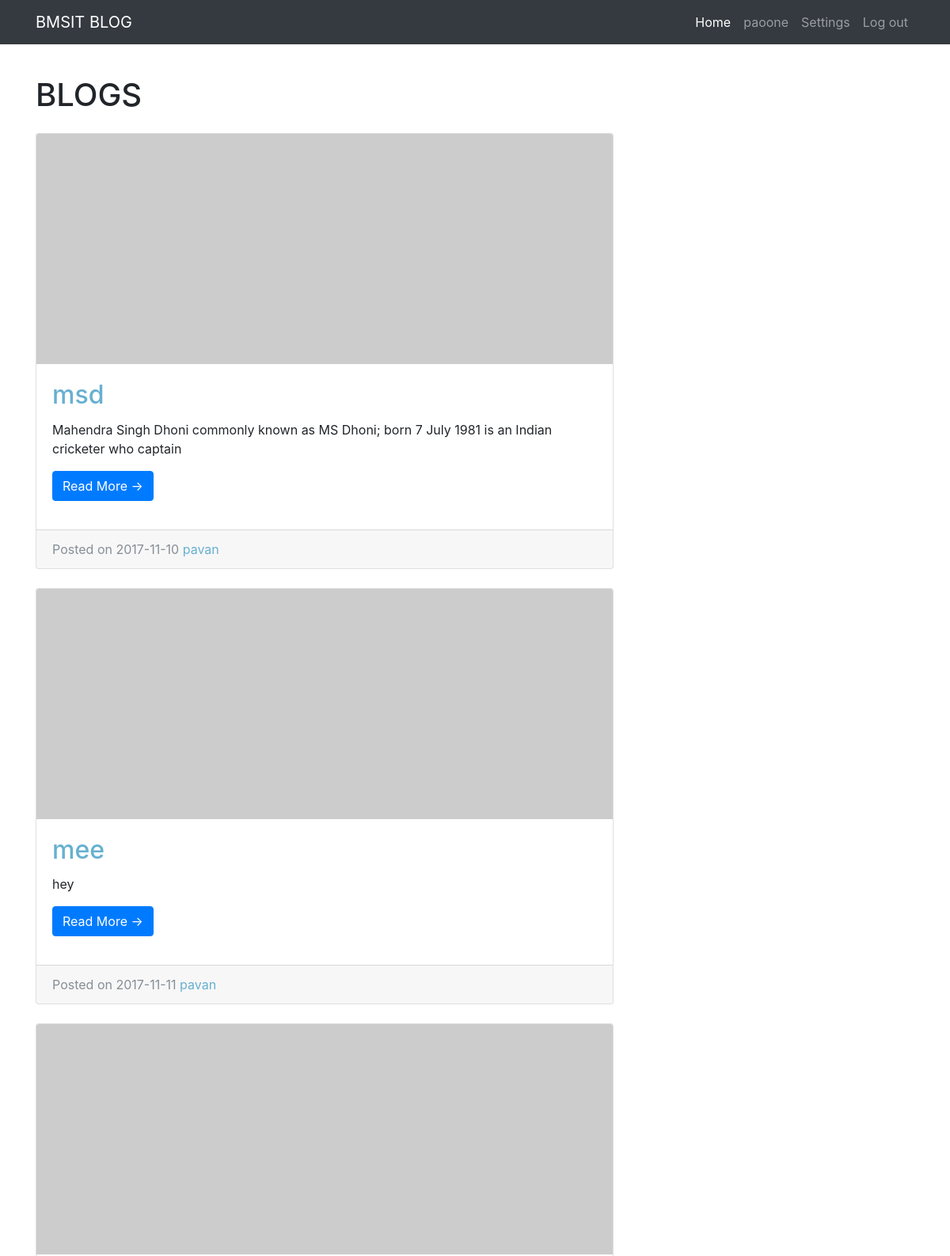
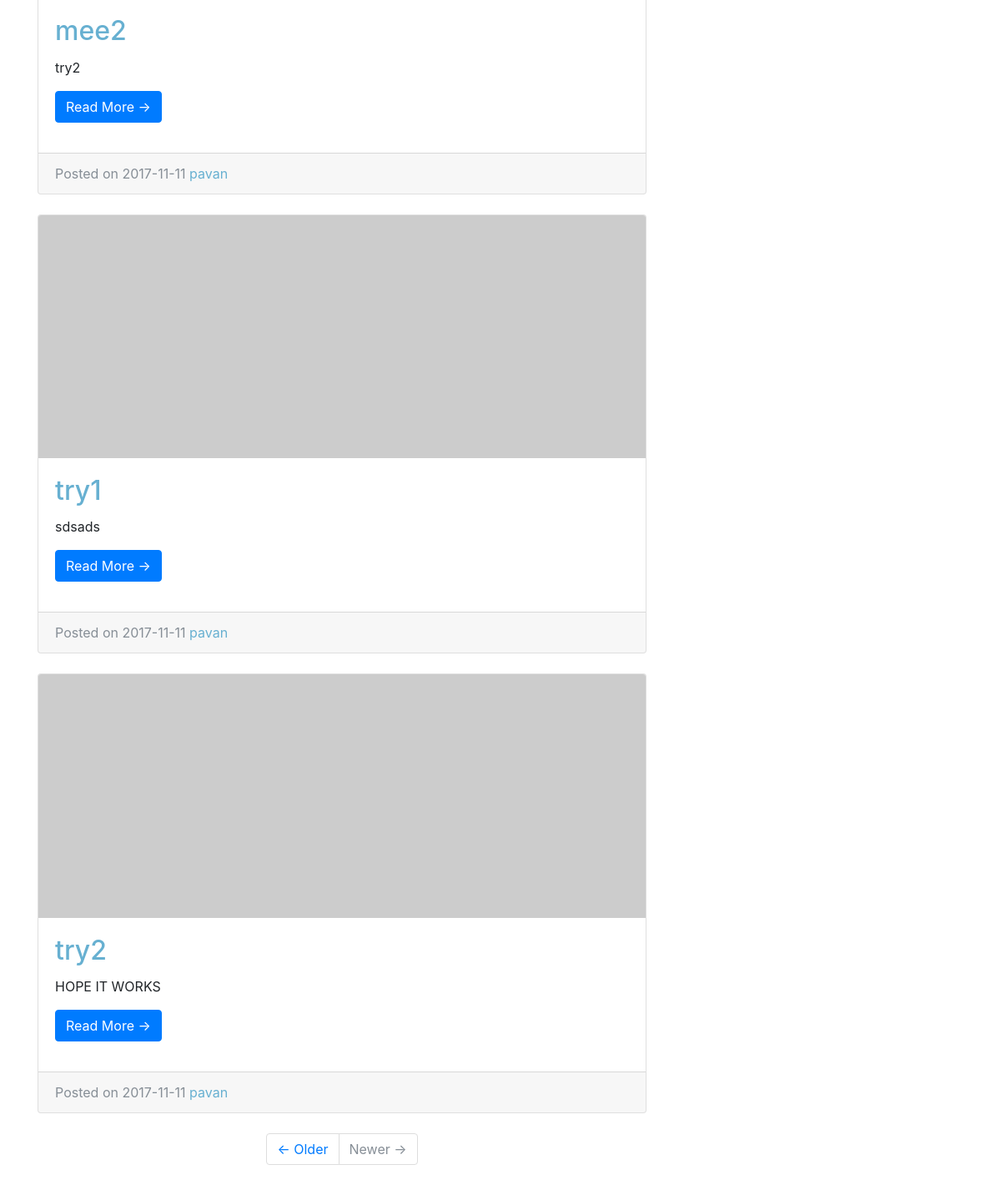
The app's page /myblogs.php (signed in) with its own data (2 pictures, top to bottom).
### tables this page shows
CREATE TABLE IF NOT EXISTS `articles` (
`aid` int(20) NOT NULL,
  `uid` int(20) DEFAULT NULL,
  `title` varchar(20) NOT NULL,
  `date1` date NOT NULL,
  `category` varchar(20) NOT NULL,
  `blog` text
);

CREATE TABLE IF NOT EXISTS `users` (
`uid` int(20) NOT NULL,
  `fname` varchar(20) NOT NULL,
  `lname` varchar(20) DEFAULT NULL,
  `uname` varchar(20) NOT NULL,
  `password` varchar(30) NOT NULL,
  `email` varchar(30) NOT NULL,
  `mobile` text,
  `admin` varchar(3) NOT NULL DEFAULT 'no' COMMENT 'priveleges',
  `PP` varchar(100) DEFAULT NULL
);

### myblogs.php (the view, shortened to what this page needs)
<?php require "./includes/common.php";
?>
<html lang="en">
<head>
  <link href="bs/bootstrap.min.css" rel="stylesheet">
  <link href="css/animate.css" rel="stylesheet" />
	<link href="color/default.css" rel="stylesheet">
</head>
  <body >
    <nav class="navbar navbar-expand-lg navbar-dark bg-dark fixed-top">
      <div class="container">
        <a class="navbar-brand" href="index.php">BMSIT BLOG</a>
        <div class="collapse navbar-collapse" id="navbarResponsive">
          <ul class="navbar-nav ml-auto">
            <li class="nav-item active">
              <a class="nav-link" href="index.php">Home
              </a>
            </li>
            <li class="nav-item">
              <a class="nav-link" href="profile.php"><?php echo $_SESSION['uname'];?></a>
            </li>
            <li class="nav-item">
              <a class="nav-link" href="setting.php">Settings</a>
            </li>
            <li class="nav-item">
              <a class="nav-link" href="logout.php">Log out</a>
            </li>
          </ul>
        </div>
      </div>
    </nav>
    <br>
    <br>
    <br>
    <?php if (!isset($_GET['blog'])) {
      ?>
    <div class="container">
      <div class="row">
        <div class="col-md-8">
          <h1 class="my-4">BLOGS
          </h1>
          <?php
            $myeid=$_SESSION['email'];
            $sql = "SELECT  * FROM articles,users WHERE email='$myeid' and articles.uid=users.uid";
            $result = mysqli_query($conn, $sql);
            $resultCheck = mysqli_num_rows($result);
            if ($resultCheck==0) {
              header("Location: ./myblogs.php?blog=no");
              exit();
            }
            else {
              while ($row = mysqli_fetch_assoc($result)) { ?>
          <div class="card mb-4">
            <img class="card-img-top" src="http://placehold.it/750x300" alt="Card image cap">
            <div class="card-body">
              <h2 class="card-title"><a href="rblog.php?article=<?php echo $row['aid'];?>"><?php echo $row['title'];?></a></h2>
              <p class="card-text" id="myform">
              <?php
              if(isset($_GET['more']))
              {
                echo $row['blog'];
              }
              else {
                  echo substr($row['blog'],0,100);
              }
               ?>
             </p>
               <?php
               if(!isset($_GET['more']))
               {
                ?>
              <form >
              <button name="more" type="submit" value="ok" class="btn btn-primary">Read More &rarr;</button>
            </form>
            <?php
              }
            ?>
            </div>
            <div class="card-footer text-muted">
              Posted on <?php echo $row['date1']; ?>
              <a href="#"><?php echo $row['fname']; ?></a>
            </div>
          </div>
        <?php
        }
        }
        ?>
          <ul class="pagination justify-content-center mb-4">
            <li class="page-item">
              <a class="page-link" href="#">&larr; Older</a>
            </li>
            <li class="page-item disabled">
              <a class="page-link" href="#">Newer &rarr;</a>
            </li>
          </ul>
        </div>
    </div>
<?php }
 else {
 ?>
 <div class="container">
  <a href="blog.php"><strong>Want to write a BLOG?</strong></a>
 </div>
<?php } ?>
</body>
</html>

### color/default.css (style rules this page uses)
a,.tp-caption a.btn:hover { color: #67b0d1; }

### records on screen
articles: title "msd", blog "Mahendra Singh Dhoni commonly known as MS Dhoni; born 7 July 1981 is an Indian cricketer who captain", date1 "2017-11-10", uid.fname "pavan"
articles: title "mee", blog "hey", date1 "2017-11-11", uid.fname "pavan"
articles: title "mee2", blog "try2", date1 "2017-11-11", uid.fname "pavan"
articles: title "try1", blog "sdsads", date1 "2017-11-11", uid.fname "pavan"
articles: title "try2", blog "HOPE IT WORKS", date1 "2017-11-11", uid.fname "pavan"

### other values on screen
$_SESSION['uname'] "paoone"
